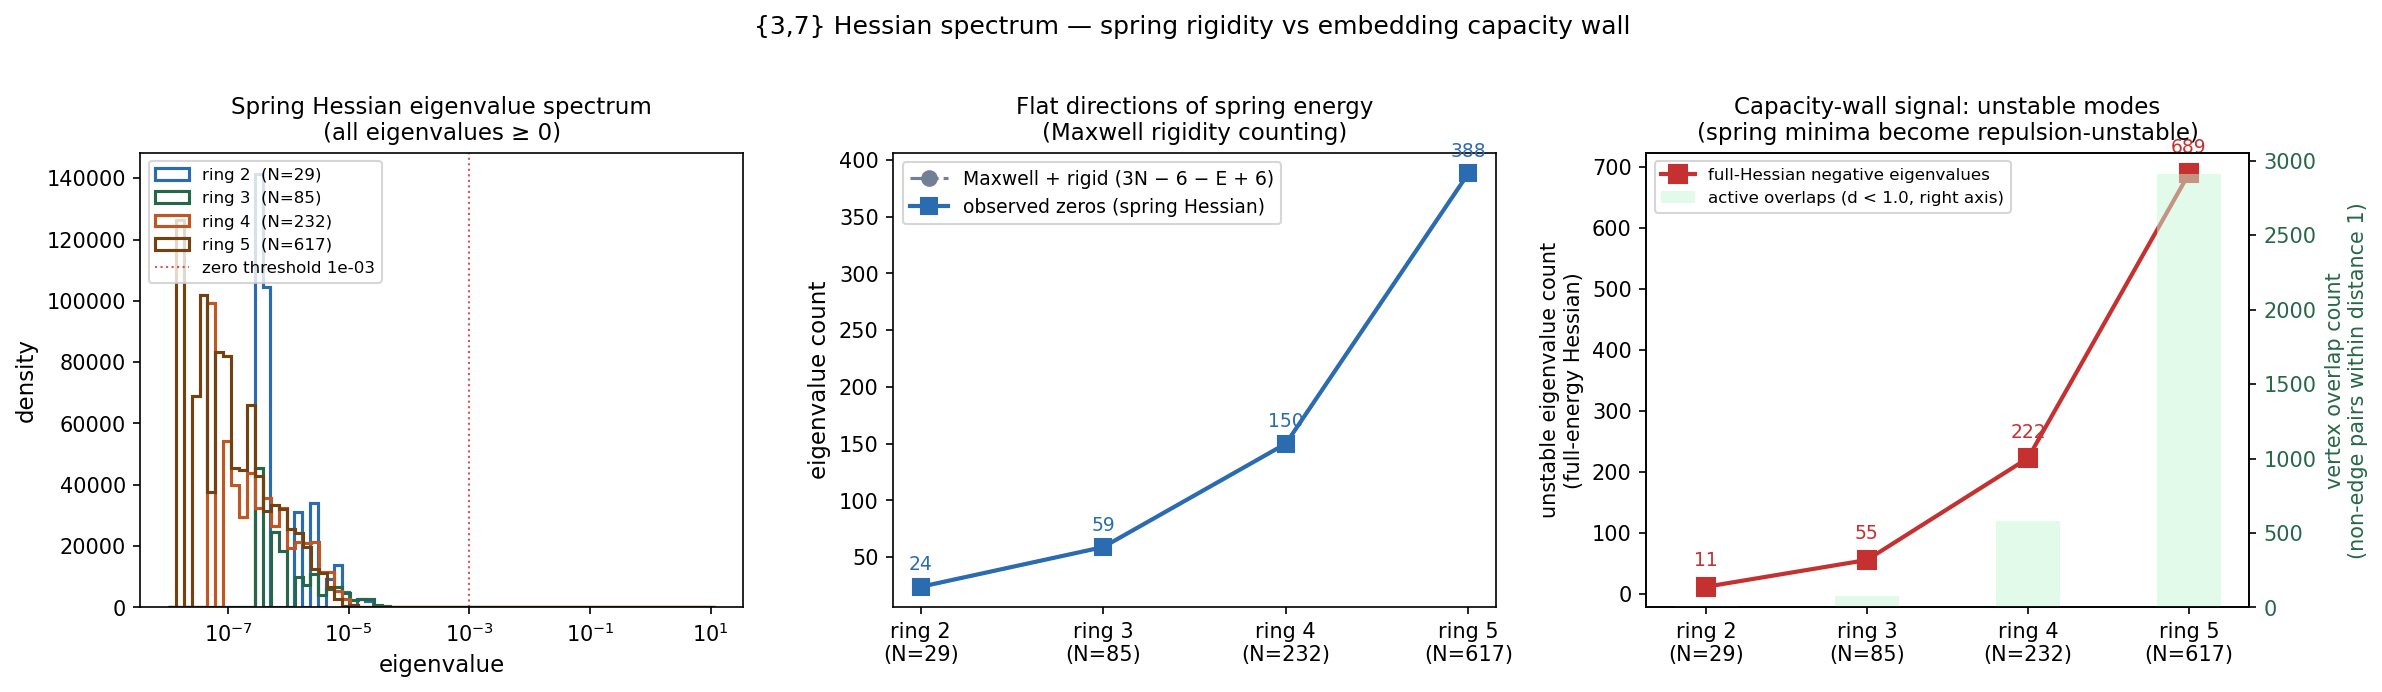

The Python source for this figure:
"""
Three-panel Hessian spectrum figure for {3,7} embedding capacity wall.

Loads:
  hessian_spring_all.json  — spring-only Hessian for rings 2-5
  hessian_results.json     — full (spring + repulsion) Hessian for rings 2-5

Two distinct findings emerge:

  1. Spring Hessian (repulse_w=0): exactly recovers Maxwell rigidity theory at
     every ring depth.  The number of zero eigenvalues (flat directions of the
     spring energy) equals 3N − 6 − E + 6 for all rings.  The solution manifold
     GROWS with ring depth; this is the standard result.

  2. Full Hessian (repulse_w=1): the library embeddings for rings 4-5 are
     spring-energy minima but are unstable under the full energy.  They
     accumulate vertex overlaps (583 at ring 4, 2909 at ring 5) that give
     rise to negative curvature in the full Hessian.  The number of negative
     eigenvalues (unstable modes) grows dramatically with ring depth — a
     direct signature of the embedding capacity wall.

Usage:
    python figure_hessian_spectrum.py
"""
import os
from _paths import HERE, RESULTS, FIGURES
import json, argparse
import numpy as np
import matplotlib
matplotlib.use('Agg')
import matplotlib.pyplot as plt

RING_COLORS = {2: '#2b6cb0', 3: '#276749', 4: '#c05621', 5: '#744210'}


def load(path):
    with open(path) as f:
        data = json.load(f)
    results  = {int(k): v for k, v in data['results'].items()}
    eigvals  = {int(k): np.array(v) for k, v in data['eigvals'].items()}
    return results, eigvals


def panel_spring_spectrum(ax, results_sp, eigvals_sp):
    """Panel 1: log-scale eigenvalue distribution from spring-only Hessian."""
    for r in sorted(eigvals_sp):
        ev    = eigvals_sp[r]
        color = RING_COLORS.get(r, '#666666')
        label = f'ring {r}  (N={results_sp[r]["N"]})'
        pos_ev = ev[ev > 0]
        if len(pos_ev):
            log_min = max(np.log10(pos_ev.min()), -8)
            log_max = np.log10(pos_ev.max())
            bins = np.logspace(log_min, log_max, 70)
            ax.hist(pos_ev, bins=bins, density=True,
                    histtype='step', color=color, lw=1.5, label=label)

    tol = results_sp[next(iter(results_sp))]['tol_zero']
    ax.axvline(tol, color='#c53030', lw=1.0, linestyle=':', alpha=0.8,
               label=f'zero threshold {tol:.0e}')
    ax.set_xscale('log')
    ax.set_xlabel('eigenvalue', fontsize=11)
    ax.set_ylabel('density', fontsize=11)
    ax.set_title('Spring Hessian eigenvalue spectrum\n(all eigenvalues ≥ 0)', fontsize=11)
    ax.legend(fontsize=8, loc='upper left')


def panel_maxwell_zeros(ax, results_sp):
    """Panel 2: Maxwell zero count from spring Hessian — shows solution manifold grows."""
    rs   = sorted(results_sp)
    maxwell_pred = [results_sp[r]['expected_zeros'] for r in rs]
    observed     = [results_sp[r]['zeros'] for r in rs]
    Ns           = [results_sp[r]['N'] for r in rs]

    ax.plot(rs, maxwell_pred, 'o--', color='#718096', lw=1.5, markersize=7,
            label='Maxwell + rigid (3N − 6 − E + 6)')
    ax.plot(rs, observed, 's-', color='#2b6cb0', lw=2, markersize=8,
            label='observed zeros (spring Hessian)')

    for r, m, z in zip(rs, maxwell_pred, observed):
        ax.annotate(str(z), (r, z), textcoords='offset points',
                    xytext=(0, 8), ha='center', fontsize=9, color='#2b6cb0')

    ax.set_xticks(rs)
    ax.set_xticklabels([f'ring {r}\n(N={N})' for r, N in zip(rs, Ns)])
    ax.set_ylabel('eigenvalue count', fontsize=11)
    ax.set_title('Flat directions of spring energy\n(Maxwell rigidity counting)', fontsize=11)
    ax.legend(fontsize=9)


def panel_negative_eigvals(ax, results_full, results_sp):
    """Panel 3: negative eigenvalue count from full Hessian — capacity-wall signal."""
    rs      = sorted(results_full)
    neg     = [results_full[r]['negative'] for r in rs]
    active  = [results_full[r]['n_active_repulsion'] for r in rs]
    Ns      = [results_full[r]['N'] for r in rs]
    colors  = [RING_COLORS.get(r, '#666666') for r in rs]

    ax2 = ax.twinx()
    ax2.bar(rs, active, color='#c6f6d5', alpha=0.5, width=0.4,
            label='active overlaps (d < 1.0, right axis)')
    ax2.set_ylabel('vertex overlap count\n(non-edge pairs within distance 1)',
                   fontsize=10, color='#276749')
    ax2.tick_params(axis='y', labelcolor='#276749')

    ax.plot(rs, neg, 's-', color='#c53030', lw=2, markersize=9, zorder=5,
            label='full-Hessian negative eigenvalues')
    for r, n, c in zip(rs, neg, colors):
        ax.annotate(str(n), (r, n), textcoords='offset points',
                    xytext=(0, 10), ha='center', fontsize=9, color='#c53030')

    ax.set_xticks(rs)
    ax.set_xticklabels([f'ring {r}\n(N={N})' for r, N in zip(rs, Ns)])
    ax.set_ylabel('unstable eigenvalue count\n(full-energy Hessian)', fontsize=10)
    ax.set_title('Capacity-wall signal: unstable modes\n'
                 '(spring minima become repulsion-unstable)', fontsize=11)
    lines, labels = ax.get_legend_handles_labels()
    lines2, labels2 = ax2.get_legend_handles_labels()
    ax.legend(lines + lines2, labels + labels2, fontsize=8, loc='upper left')


def make_figure(results_sp, eigvals_sp, results_full,
                out_path=os.path.join(HERE, 'figure_hessian_spectrum.png')):
    fig, axes = plt.subplots(1, 3, figsize=(16, 4.5))

    panel_spring_spectrum(axes[0], results_sp, eigvals_sp)
    panel_maxwell_zeros(axes[1], results_sp)
    panel_negative_eigvals(axes[2], results_full, results_sp)

    fig.suptitle('{3,7} Hessian spectrum — spring rigidity vs embedding capacity wall',
                 fontsize=12, y=1.02)
    fig.tight_layout()
    fig.savefig(out_path, dpi=150, bbox_inches='tight')
    print(f'Saved {out_path}')


def print_summary(results_sp, results_full):
    print('\nSpring-only Hessian:')
    print(f'{"ring":>5}  {"N":>5}  {"E":>5}  {"Maxwell+6":>9}  '
          f'{"zeros":>6}  {"fraction":>8}')
    for r in sorted(results_sp):
        s = results_sp[r]
        print(f'{r:>5}  {s["N"]:>5}  {s["E"]:>5}  {s["expected_zeros"]:>9}  '
              f'{s["zeros"]:>6}  {s["surviving_fraction"]:>8.3f}')

    print('\nFull Hessian (spring + repulsion):')
    print(f'{"ring":>5}  {"overlaps":>8}  {"negative":>8}  {"zeros":>6}')
    for r in sorted(results_full):
        s = results_full[r]
        print(f'{r:>5}  {s["n_active_repulsion"]:>8}  '
              f'{s["negative"]:>8}  {s["zeros"]:>6}')


if __name__ == '__main__':
    parser = argparse.ArgumentParser()
    parser.add_argument('--spring', default=os.path.join(HERE, 'hessian_spring_all.json'))
    parser.add_argument('--full',   default=os.path.join(HERE, 'hessian_results.json'))
    parser.add_argument('--out',    default=os.path.join(HERE, 'figure_hessian_spectrum.png'))
    args = parser.parse_args()

    results_sp,   eigvals_sp   = load(args.spring)
    results_full, eigvals_full = load(args.full)

    print_summary(results_sp, results_full)
    make_figure(results_sp, eigvals_sp, results_full, out_path=args.out)
